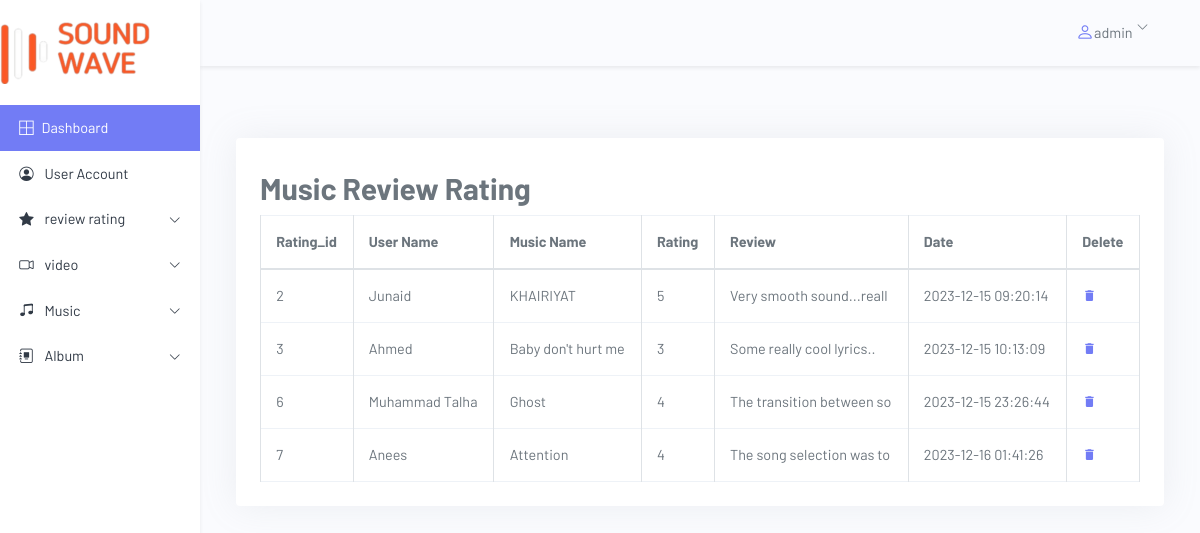
/admin/Music_review_rating.php (signed in), run on the app's committed database.
### tables this page shows
CREATE TABLE `rating_music` (
  `rating_id` int(11) NOT NULL AUTO_INCREMENT,
  `user_name` varchar(100) DEFAULT NULL,
  `music_id` int(11) DEFAULT NULL,
  `rating` text DEFAULT NULL,
  `review` varchar(200) DEFAULT NULL,
  `date` timestamp NOT NULL DEFAULT current_timestamp(),
  PRIMARY KEY (`rating_id`),
  KEY `music_id` (`music_id`),
  CONSTRAINT `rating_music_ibfk_1` FOREIGN KEY (`music_id`) REFERENCES `music` (`music_id`)
);

CREATE TABLE `music` (
  `music_id` int(11) NOT NULL AUTO_INCREMENT,
  `name` varchar(255) DEFAULT NULL,
  `artist` varchar(255) DEFAULT NULL,
  `year` int(11) DEFAULT NULL,
  `genre` varchar(255) DEFAULT NULL,
  `description` varchar(255) DEFAULT NULL,
  `filepath` varchar(255) DEFAULT NULL,
  `trailer` varchar(255) DEFAULT NULL,
  `ctg_id` int(11) DEFAULT NULL,
  PRIMARY KEY (`music_id`),
  KEY `ctg_id` (`ctg_id`),
  CONSTRAINT `music_ibfk_1` FOREIGN KEY (`ctg_id`) REFERENCES `category` (`category_id`)
);

### admin/Music_review_rating.php (the view, shortened to what this page needs)
<!DOCTYPE html>
<html lang="en">
<head>
    <link rel="stylesheet" href="https://cdn.jsdelivr.net/npm/bootstrap@4.6.0/dist/css/bootstrap.min.css">
    <link rel="stylesheet" href="https://cdn.jsdelivr.net/npm/bootstrap-icons@1.4.1/font/bootstrap-icons.css">
    <link href="assets/css/icons.min.css" rel="stylesheet" type="text/css" />
    <link href="assets/css/app.min.css" rel="stylesheet" type="text/css" id="app-style" />
</head>
<body>
<div class="col-md-3 col-lg-2 px-0 position-fixed h-100 bg-white shadow-sm sidebar" id="sidebar">
  <br>
  <img src="../frontend/dummy/nav_logo.png" alt="" >
  <br><br>
  <div class="list-group rounded-0">
    <a href="index.php" class="list-group-item list-group-item-action active border-0 d-flex align-items-center">
      <span class="bi bi-border-all"></span>
      <span class="ml-2">Dashboard</span>
    </a>
    <a href="User_Account.php" class="list-group-item list-group-item-action border-0 align-items-center">
      <span class="bi bi-person-circle"></span>
      <span class="ml-2">User Account</span>
    </a>
    <button class="list-group-item list-group-item-action border-0 d-flex justify-content-between align-items-center" data-toggle="collapse" data-target="#sale-collapse">
      <div>
        <span class="bi bi-star-fill"></span>
        <span class="ml-2">review rating</span>
      </div>
      <span class="bi bi-chevron-down small"></span>
    </button>
    <button class="list-group-item list-group-item-action border-0 d-flex justify-content-between align-items-center" data-toggle="collapse" data-target="#sale-collap">
      <div>
        <span class="bi bi-camera-video"></span>
        <span class="ml-2">video</span>
      </div>
      <span class="bi bi-chevron-down small"></span>
    </button>
    <button class="list-group-item list-group-item-action border-0 d-flex justify-content-between align-items-center" data-toggle="collapse" data-target="#purchase-collapse">
      <div>
        <span class="bi bi-music-note-beamed"></span>
        <span class="ml-2">Music</span>
      </div>
      <span class="bi bi-chevron-down small"></span>
    </button>
    <button class="list-group-item list-group-item-action border-0 d-flex justify-content-between align-items-center" data-toggle="collapse" data-target="#purchase-collapses">
      <div>
        <span class="bi bi-journal-album"></span>
        <span class="ml-2">Album</span>
      </div>
      <span class="bi bi-chevron-down small"></span>
    </button>
  </div>
</div>
    <div class="col-md-9 col-lg-10 ml-md-auto px-0 ms-md-auto">
        <nav class="w-100 d-flex px-4 py-2 mb-4 shadow-sm">
            <div class="dropdown ml-auto">
                <button class="btn py-0 d-flex align-items-center" id="logout-dropdown" data-toggle="dropdown" aria-expanded="false">
                    <span class="bi bi-person text-primary h4"></span>
                    <span>admin</span>
                    <span class="bi bi-chevron-down ml-1 mb-2 small"></span>
                </button>
            </div>
        </nav>
        <main class="p-4 min-vh-100">
            <?php
            include('include/config.php');
            ?>
            <div class="row">
                <div class="col-lg-12">
                    <div class="card">
                        <div class="card-body">
                            <h2>Music Review Rating</h2>
                            <?php
                            $sql = "select rating_id,user_name,name,rating,review,date
                            from rating_music a
                            inner join
                            music b
                            on a.music_id=b.music_id";
                            $result = mysqli_query($db, $sql) or die("Query Failed");
                            if (mysqli_num_rows($result) > 0) {
                            ?>
                                <table class="table table-bordered table-centered mb-0">
                                    <thead>
                                        <tr>
                                            <th>Rating_id</th>
                                            <th>User Name</th>
                                            <th>Music Name</th>
                                            <th>Rating</th>
                                            <th>Review</th>
                                            <th>Date</th>
                                            <th>Delete</th>
                                        </tr>
                                    </thead>
                                    <tbody>
                                        <?php while ($row = mysqli_fetch_assoc($result)) {   ?>
                                            <tr>
                                                <td class='id'><?php echo $row['rating_id']; ?> </td>
                                                <td><?php echo $row['user_name']; ?> </td>
                                                <td><?php echo substr($row['name'], 0, 25); ?> </td>
                                                <td><?php echo $row['rating']; ?> </td>
                                                <td><?php echo substr($row['review'], 0, 25); ?> </td>
                                                <td><?php echo $row['date']; ?> </td>
                                                <td class='delete'><a href='Delete_music_review.php?id=<?php echo $row['rating_id']; ?>'><i class='mdi mdi-delete'></i></a></td>
                                            </tr>
                                        <?php  } ?>
                                    </tbody>
                                </table>
                            <?php  } ?>
                        </div>
                    </div>
                </div>
            </div>
    </div>
</body>
</html>

### admin/Music_review_rating.php (style rules this page uses)
body { font-family: 'Barlow', sans-serif; }
.sidebar { top: 0; left: 0; z-index: 100; overflow-y: auto; }

### data on the page
rating_music: rating_id "2", user_name "Junaid", music.name "KHAIRIYAT", rating "5", review "Very smooth sound...reall", date "2023-12-15 09:20:14"
rating_music: rating_id "3", user_name "Ahmed", music.name "Baby don't hurt me", rating "3", review "Some really cool lyrics..", date "2023-12-15 10:13:09"
rating_music: rating_id "6", user_name "Muhammad Talha", music.name "Ghost", rating "4", review "The transition between so", date "2023-12-15 23:26:44"
rating_music: rating_id "7", user_name "Anees", music.name "Attention", rating "4", review "The song selection was to", date "2023-12-16 01:41:26"
